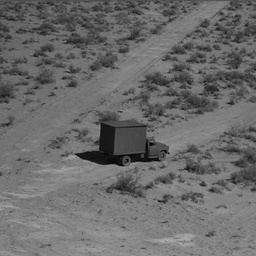
#> input picture Canny Edge Detector/sample.jpg, 256 x 256 px, shrunk from 512 x 512 before the run
$ python HarmanCVProject1.py
#> lines starting #> are read from the running program, lines starting #| are printed output that depends on the picture
'''
Made by: Harman Singh Chawla
Net ID: hsc367
Student ID: N14381201

Fall Semester 2018
CV Project - Canny Edge Detector

OpenCV and Numpy is used to load the image,
matrix initialization and float to int conversion only.

Math library has been used to calculate square root
and inverse of tan (gradient angle)

Not used for any matrix multiplication
or any other built-in function.

NOTE: If you wish to run your own image on the program,
rename it as "image.jpg", uncomment lines 40 and 467
and run the program.
Please make sure the image is in the same directory,
else specify the path.

'''

import cv2
import numpy as np
import math

''' reading the input image from the file system '''
path = 'sample.jpg'
img = cv2.imread(path, 0)
#> img is the input picture: shape (256, 256); min 0, max 178, mean 107.1


# Again, If you wish to run your own image as a test
# Remove the # from the statement below
# and the last statement of the program (line 367)
# img3 = cv2.imread('image.jpg', 0)

''' initializing the guassian kernel '''
gaussian = [[1, 1, 2, 2, 2, 1, 1],
			[1, 2, 2, 4, 2, 2, 1],
			[2, 2, 4, 8, 4, 2, 2],
			[2, 4, 8, 16, 8, 4, 2],
			[2, 2, 4, 8, 4, 2, 2],
			[1, 2, 2, 4, 2, 2, 1],
			[1, 1, 2, 2, 2, 1, 1]]

''' Step 1: Performimg guassian filtering on the input image '''

def gaussianFiltering(img, gaussian):

	print('Progress: Beginning guassian filtering')
	'''
		calculate the sum of our kernel (140)
		just to make the program independent of the kernel values
	'''
	sum = 0
	for i in range(0, 7):
		for j in range(0, 7):
			sum += gaussian[i][j]

	''' normalizing the kernel -> won't need to normalize the final image'''
	for i in range(0, 7):
		for j in range(0, 7):
			gaussian[i][j] = gaussian[i][j]/sum

	''' number of rows in the image '''
	rowSize = len(img)
#> rowSize = 256

	''' number of columns in the input image '''
	columnSize = len(img[1])
#> columnSize = 256

	'''
		initializing an array of zeros to store the new
		values after gaussian filteri
	'''
	filterImage = np.zeros((rowSize, columnSize))

	''' Not computing the guassian filter for a 3 pixel border '''
	x = 3
	y = 3
	rowLimit = rowSize - 3
#> rowLimit = 253
	columnLimit = columnSize - 3
#> columnLimit = 253

	'''
		go over each row and column in the image
		and calculate the mask value for each pixe
	'''
	for i in range(3, rowLimit, 1):
		for j in range(3, columnLimit, 1):
			filterImage[x][y] = convolution(img, gaussian, i, j, 3)
			y = y + 1

		x = x + 1
		y = 3
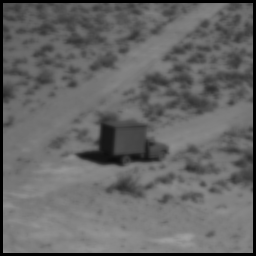
#> filterImage: shape (256, 256) float64; min 0, max 161.3, mean 102.2

	normalizedFilterImage = np.zeros((rowSize, columnSize))
	''' converting float values to int '''
	normalizedFilterImage = filterImage.astype(int)
	cv2.imwrite('Gaussian Filter.jpg', filterImage)

	print('Progress: Guassian filtering done')

	gradientOperator(filterImage)
	return


'''
	Performing convolution
	The method takes in 4 parameters: image, kernel,
	location (i, j) at which the result is stored and
	border.

	Border can be thought as the floor(len(kernel))
	and basically signifies the extent of the neighboring
	pixels to be taken into account.

	(a,b) -> top left starting pixel

'''

def convolution(image, kernel, i, j, border):
	mask = 0
	maskSize = len(kernel)
	a = i - border
	b = j - border
	for k in range(0, maskSize):
		for l in range(0, maskSize):
			mask += image[a][b] * kernel[k][l]
			b = b + 1

		b = j - border
		a = a + 1

	return mask


''' Method calculates 4 arrays: Gx, Gy, Gradient Magnitude and Gradient Angle '''
def gradientOperator(img):

	''' Using Prewitt's operator as the kernel here '''
	gxkernel = [[-1, 0, 1], [-1, 0, 1], [-1, 0, 1]]
	gykernel = [[1, 0, -1], [1, 0, -1], [1, 0, -1]]

	'''
		Starting from the fourth row and column.
		If we start from the first row and column (i=0, j=0)
		then edges will be detected at i=3 and j=3
		as these values were set to 0 in the gaussian filtering.
	'''
	x = 4
	y = 4
	rowLimit = len(img) - 5
	columnLimit = len(img[1]) - 5

	gmImage = np.zeros((len(img), len(img[1])))
#> gmImage: shape (256, 256) float64; every value is 0
	gaImage = np.zeros((len(img), len(img[1])))
	gx = np.zeros((len(img), len(img[1])))
	gy = np.zeros((len(img), len(img[1])))

	''' Step 2: Calculating Horizontal Gradient Gx '''
	print('Progress: Calculating Gx')
	for i in range(1, rowLimit, 1):
		for j in range(1, columnLimit, 1):
			gx[x][y] = convolution(img, gxkernel, i, j, 1)
			y = y + 1
		x = x + 1
		y = 4
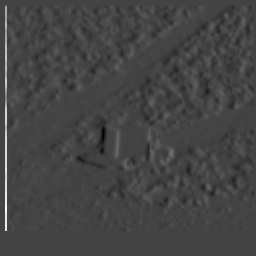
#> gx: shape (256, 256) float64; min -154.2, max 424.7, mean 2; drawn with min black and max white

	''' normalizing the horizontal gradient '''
	gx = normalize(gx)
	normalizedgx = np.zeros((len(img), len(img[1])))
	normalizedgx = gx.astype(int)

	''' saving the horizontal gradient as an image '''
	cv2.imwrite('Gradient X.jpg', normalizedgx)

	''' Step 3: Calculating Vertical Gradient Gy '''
	print('Progress: Calculating Gy')
	x = 4
	y = 4

	for i in range(1, rowLimit, 1):
		for j in range(1, columnLimit, 1):
			gy[x][y] = convolution(img, gykernel, i, j, 1)
			y = y + 1
		x = x + 1
		y = 4

	''' normalizing the verticle gradient '''
	gy = normalize(gy)

	normalizedgy = np.zeros((len(img), len(img[1])))
	normalizedgy = gy.astype(int)

	''' saving the verticle gradient as an image '''
	cv2.imwrite('Gradient Y.jpg', normalizedgy)

	'''
		Calculating Gradient Magnitude
		gimage[i][j] = sqrt(gx[i][j]*gx[i][j] + gy[i][j]*gy[i][j])
	'''
	print('Progress: Calculating Gradient Magnitude')
	rowSize = len(gx)
	columnSize = len(gx[1])
	temp1 = 0.0
	temp2 = 0.0

	for i in range(0, rowSize, 1):
		for j in range(0, columnSize, 1):
			''' Calculating the gradient mangnitude '''
			temp1 = gx[i][j] * gx[i][j] + gy[i][j] * gy[i][j]
			gmImage[i][j] = math.sqrt(temp1)
			temp1 = 0

	''' Normalizing the Gradient Magnitude '''
	gmImage = normalize(gmImage)

	printgmImage = gmImage.astype(int)

	''' Saving the Gradient Magnitude as an Image '''
	cv2.imwrite('Gradient Mangnitude.jpg', printgmImage)

	''' Calculating gradient angle '''
	print('Progress: Calculating Gradient Angle')
	for i in range(rowSize):
		for j in range(columnSize):
			if gx[i][j] is 0:
				gaImage[i][j] = 90.0
			else:
				gaImage[i][j] = np.rad2deg(np.arctan2(gy[i][j], gx[i][j]))

				if gaImage[i][j] < 0:
					gaImage[i][j] = 360 - math.fabs(gaImage[i][j])

			'''
				NOTE: The list gaImage[][] at this time has both positive and negative
 				values in degrees. We can't simply take the absolute value as -45 deg is not
				the same as 45 deg. Thus the if statement above is required - aids in
				non-maxima supression.
			'''

	''' Since decimal values won't effect the non-maxima supression. '''
	nonMaximaSuppression(gmImage, gaImage)


''' Step 4: Performing Non-Maxima Suppression '''
# [59 lines left out: function nonMaximaSuppression, not called in this run]


''' Method to compare location (i, j) with relevant neighbours '''
# [31 lines left out: function checkValues, not called in this run]


'''
	This method is used to normalize the array [0, x] -> [0, 255]
	given that the minimum value in the array is 0
	which is always true due to the gaussian filtering performed in the first step
'''


# [20 lines left out: function normalize, not called in this run]


'''
	Method to create Histogram:

	We create a list of elements (histogram)
  	each index corresponding to a grey level value
  	and the value at the index representing the
  	number of pixels with that grey level value.
  	Eg: histogram[3] = 40 means there are 40 pixels with value 3
  	Histogram can be made once as it doesn't
  	change with the threshold.

'''
# [22 lines left out: function makeHistogram, not called in this run]


''' Method for performing P-Tile Thresholding '''
# [57 lines left out: function pTileThresholding, not called in this run]


''' Driver Function '''
def cannyEdgeDetector():

	print('Progress: Starting for Image 1')
	gaussianFiltering(img, gaussian)

	# [5 lines of commented-out code are left out]

	return


#> (the run stopped early here; a loop or call above may not have finished)
